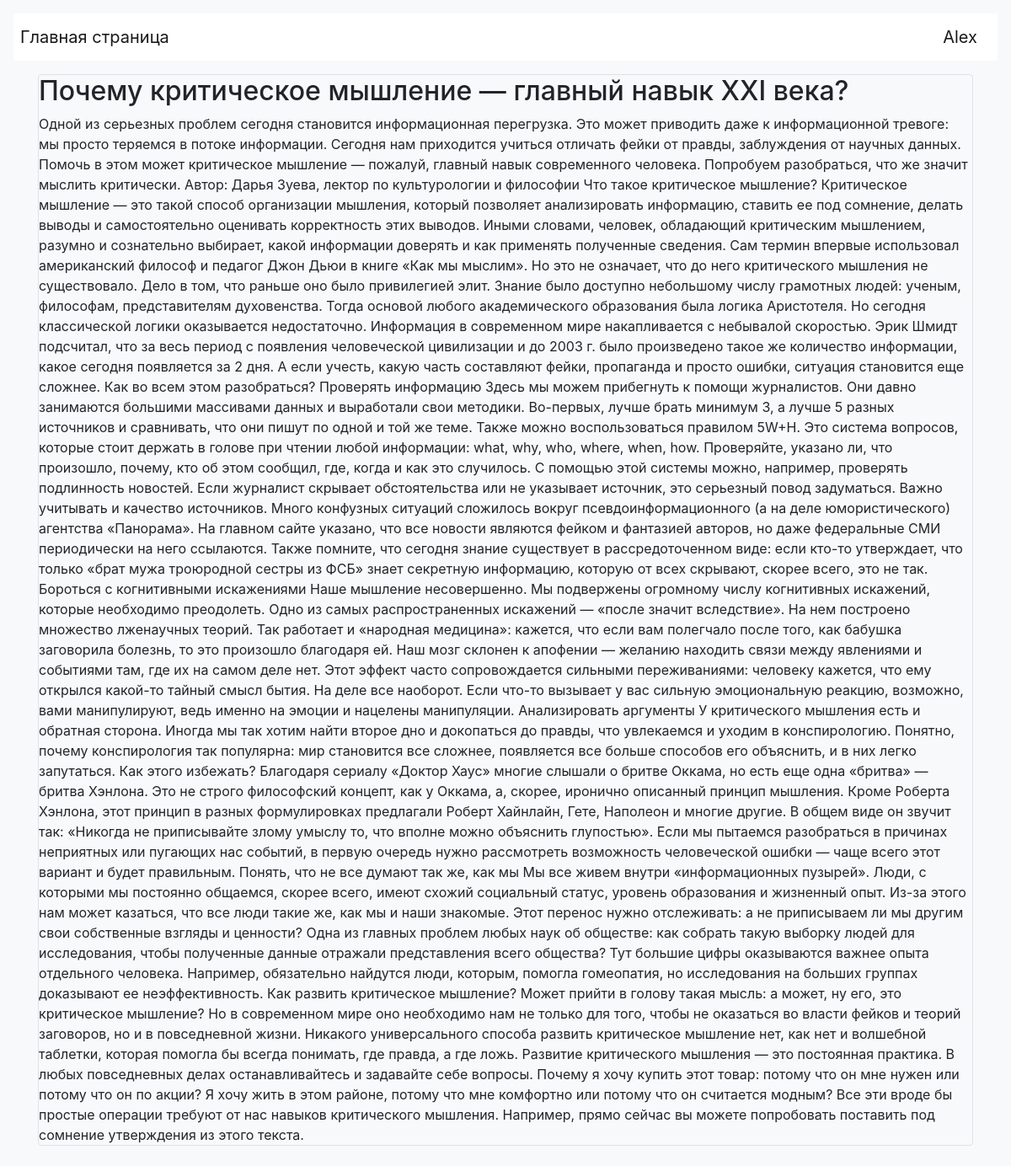
The page /news/2/ (signed in) on the database its author committed.
### data/users.py (models this page shows, shortened)
class User(SqlAlchemyBase, UserMixin):  # класс пользователя
    __tablename__ = 'users'
    id = sqlalchemy.Column(sqlalchemy.Integer,
                           primary_key=True, autoincrement=True)
    name = sqlalchemy.Column(sqlalchemy.String, nullable=True)
    about = sqlalchemy.Column(sqlalchemy.String, nullable=True)
    email = sqlalchemy.Column(sqlalchemy.String,
                              index=True, unique=True, nullable=True)
    hashed_password = sqlalchemy.Column(sqlalchemy.String, nullable=True)
    created_date = sqlalchemy.Column(sqlalchemy.DateTime,
                                     default=datetime.datetime.now)
    news = orm.relation("News", back_populates='user')

### data/news.py (models this page shows)
class News(SqlAlchemyBase):  # класс постов
    __tablename__ = 'news'
    id = sqlalchemy.Column(sqlalchemy.Integer,
                           primary_key=True, autoincrement=True)
    title = sqlalchemy.Column(sqlalchemy.String, nullable=True)
    content = sqlalchemy.Column(sqlalchemy.String, nullable=True)
    created_date = sqlalchemy.Column(sqlalchemy.DateTime,
                                     default=datetime.datetime.now)
    is_private = sqlalchemy.Column(sqlalchemy.Boolean, default=True)
    user_id = sqlalchemy.Column(sqlalchemy.Integer,
                                sqlalchemy.ForeignKey("users.id"))
    user = orm.relation('User')

### main.py (the view)
@app.route('/news/<int:id>/', methods=['GET', 'POST'])  # просмотр поста
def view(id):
    db_sess = db_session.create_session()
    news = db_sess.query(News).filter(News.id == id).first()
    return render_template('view.html', news=news)

### data/db_session.py (called while the page is built)
def create_session() -> Session:
    global __factory
    return __factory()

### main.py (called while the page is built)
@login_manager.user_loader
def load_user(user_id):
    db_sess = db_session.create_session()
    return db_sess.query(User).get(user_id)

### templates/view.html
{% extends "base.html" %}
{% block content %}
<div class="col-md6 border rounded">
    <h2>{{news.title}}</h2>
    <div>
        {{news.content}}
    </div>
</div>
{% endblock %}

### templates/base.html (shortened to what this page needs)
<!doctype html>
<html lang="en">
<head>
    <link rel="stylesheet"
          href="https://stackpath.bootstrapcdn.com/bootstrap/4.4.1/css/bootstrap.min.css"
>
</head>
<body class="p-3 mb-2 bg-light">
<header>
    <nav class="navbar navbar-light p-2 mb-3 bg-white">
        <a class="navbar-brand" href="/">Главная страница</a>
        {% if current_user.is_authenticated %}
            <a class="navbar-brand" href="/logout">{{ current_user.name }}</a>
        {% else %}
            <p>
            <a class="btn btn-primary " href="/register">Зарегистрироваться</a>
            <a class="btn btn-success" href="/login">Войти</a>
            </p>
        {% endif %}
    </nav>
</header>
<main role="main" class="container">
    {% block content %}{% endblock %}
</main>
</body>
</html>

### rows shown on the page
User: name "Alex"
News: title "Почему критическое мышление — главный навык XXI века?", content "Одной из серьезных проблем сегодня становится информационная перегрузка. Это может приводить даже к информационной тревоге: мы просто теряемся в потоке информации. Сегодня нам приходится учиться отличать фейки от правды, заблуждения от научных данных. Помочь в этом может критическое мышление — пожалуй, главный навык современного человека. Попробуем разобраться, что же значит мыслить критически. Автор: Дарья Зуева, лектор по культурологии и философии Что такое критическое мышление? Критическое мышление — это такой способ организации мышления, который позволяет анализировать информацию, ставить ее под сомнение, делать выводы и самостоятельно оценивать корректность этих выводов. Иными словами,…"
